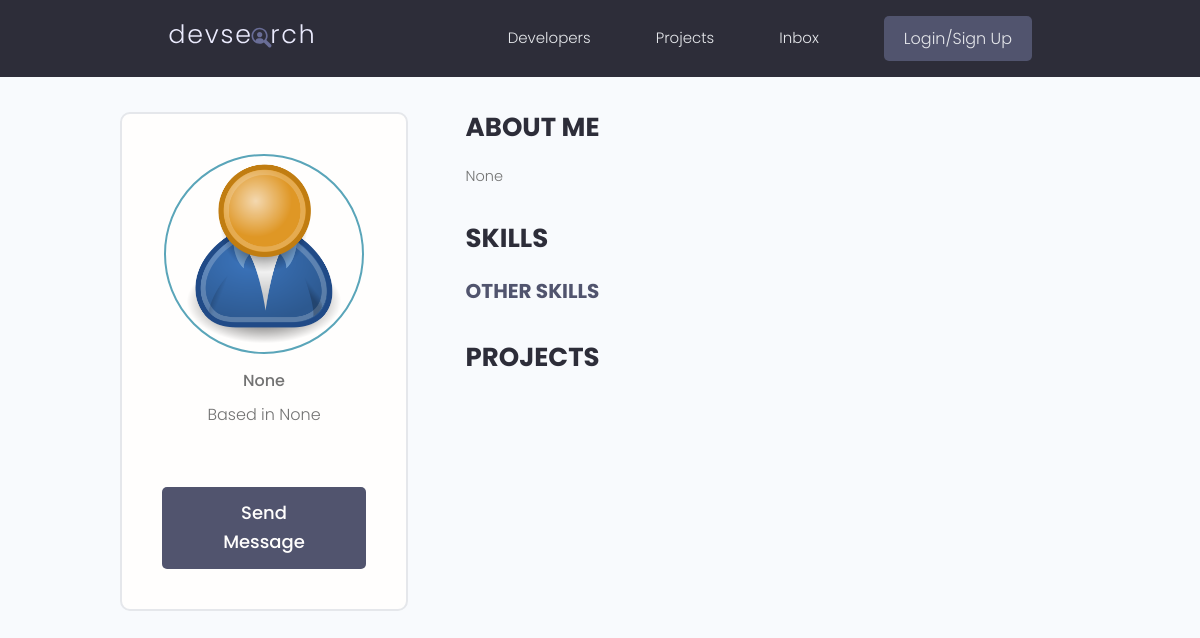
The app's page /profile/c53fbaa8e9a0460a89685a5672d4b460, older data.
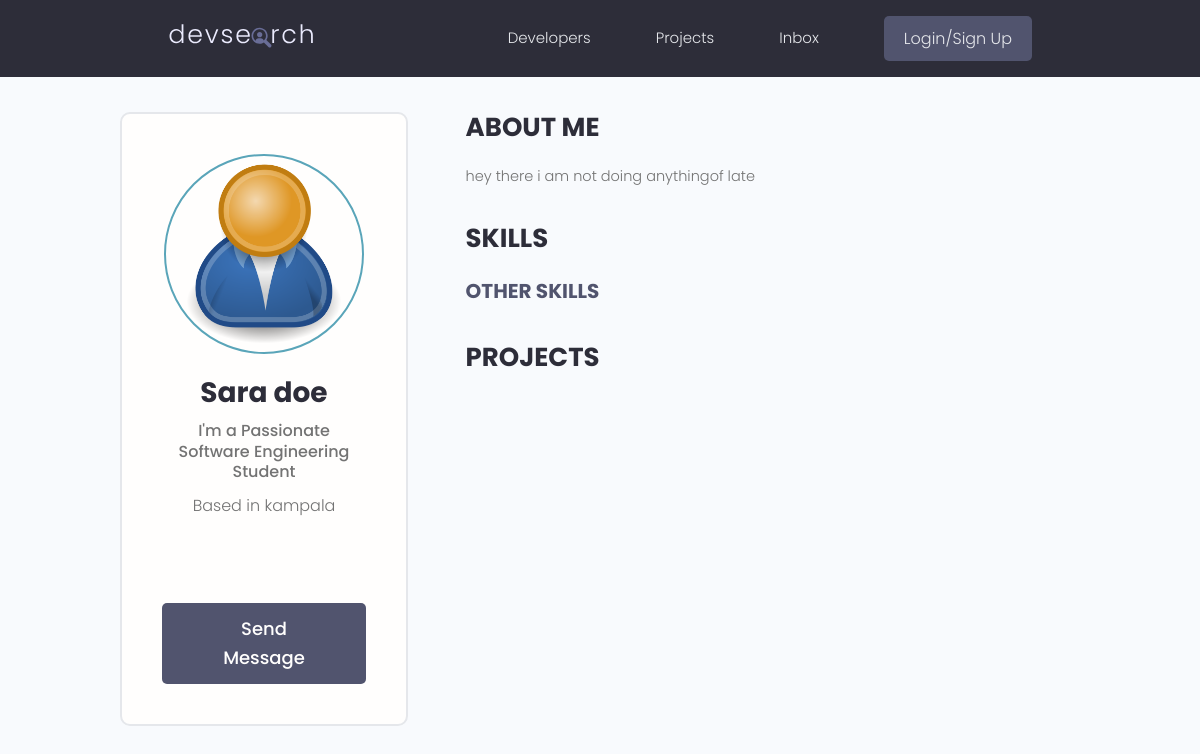
The same page, newer data.
### users/models.py (models this page shows, shortened)
class Profile(models.Model):
    user = models.OneToOneField(
        User, on_delete=models.CASCADE, null=True, blank=True)
    username = models.CharField(max_length=200, null=True, blank=True)
    location = models.CharField(max_length=200, null=True, blank=True)
    name = models.CharField(max_length=200, null=True, blank=True)
    email = models.EmailField(null=True, blank=True, max_length=200)
    short_intro = models.CharField(max_length=200, null=True, blank=True)
    bio = models.TextField(null=True, blank=True)
    profile_image = models.ImageField(
        null=True, blank=True, upload_to="profiles/", default="profiles/user.png")
    social_github = models.CharField(max_length=200, null=True, blank=True)
    social_twiter = models.CharField(max_length=200, null=True, blank=True)
    social_youtube = models.CharField(max_length=200, null=True, blank=True)
    social_website = models.CharField(max_length=200, null=True, blank=True)
    id = models.UUIDField(default=uuid.uuid4,
                          primary_key=True, unique=True, editable=False)
    created = models.DateTimeField(auto_now_add=True)

### users/views.py (the view)
# urls.py: path('profile/<str:pk>', views.userProfile, name='user-profile'),
def userProfile(request, pk):
    profile = Profile.objects.get(id=pk)
    topskills = profile.skill_set.exclude(description__exact=" ")
    otherskills = profile.skill_set.filter(description__exact="")
    context = {'profile': profile, 'topskills': topskills,
               'otherskills': otherskills}
    return render(request, 'users/user-profile.html', context)

### users/templates/users/user-profile.html (shortened to what this page needs)
{% extends 'main.html' %} {% load static %} {% block content %}
<main class="profile my-md">
    <div class="container">
        <div class="layout">
            <div class="column column--1of3">
                <div class="card text-center">
                    <div class="card__body dev">
                        <img class="avatar avatar--xl" src="{{ profile.profile_image.url }}" />
                        <h2 class="dev__name">{{ profile.name }}</h2>
                        <p class="dev__title">{{ profile.short_intro }}</p>
                        <p class="dev__location">Based in {{ profile.location }}</p>
                        <ul class="dev__social">
                        </ul>
                        <a href="#" class="btn btn--sub btn--lg">Send Message </a>
                    </div>
                </div>
            </div>
            <div class="column column--2of3">
                <div class="devInfo">
                    <h3 class="devInfo__title">About Me</h3>
                    <p class="devInfo__about">
                        {{profile.bio }}
                    </p>
                </div>
                <div class="devInfo">
                    <h3 class="devInfo__title">Skills</h3>
                    <div class="devInfo__skills">
                        <h3 class="devInfo__subtitle">Other Skills</h3>
                    </div>
                </div>
                <div class="devInfo">
                    <h3 class="devInfo__title">Projects</h3>
                </div>
            </div>
        </div>
    </div>
</main>
{% endblock content %}

Row changes from the older to the newer data that the page shows:
changed Profile: name (not shown) → "Sara doe"; short_intro "None" → "I'm a Passionate Software Engineering Student"; location "None" → "kampala"; bio "None" → "hey there i am not doing anythingof late"
